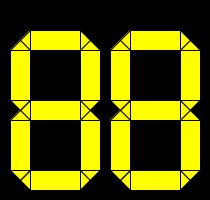
Frame 1 (no input)
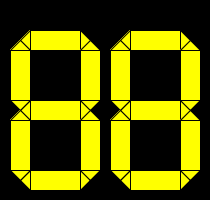
Frame 60 (the mouse pressed at the canvas centre just before this capture)
Frame 120 (the mouse held since frame 60 and released just before this capture): identical to frame 60, image omitted

The Processing sketch that drew these frames (run headless with seeded random() and noise(); from frame 60 on, the mouse is pressed at the canvas centre):

// Processing sketch: timer
// ── timer.pde
int x = 100;
int y = 100;
void setup() {
  size(210, 200);
  background(0);
  stroke(0);
}

void draw() {
  fill(255,255,0);
  rexa(20, 40);
  rexa(20, 110);
  rexa(20, 180);
  rexa(120, 40);
  rexa(120, 110);
  rexa(120, 180);
  hexa(20, 40);
  hexa(20, 110);
  hexa(90, 40);
  hexa(90, 110);
  hexa(120, 40);
  hexa(120, 110);
  hexa(190, 40);
  hexa(190, 110);
}

void rexa(float xbase, float ybase) {
  triangle(xbase, ybase, xbase+10, ybase-10, xbase+10, ybase+10);
  rect(xbase+10, ybase-10, 50, 20);
  triangle(xbase+70, ybase, xbase+60, ybase-10, xbase+60, ybase+10);
}

void hexa(float xbase, float ybase) {
  triangle(xbase,ybase,xbase-10,ybase+10,xbase+10,ybase+10);
  rect(xbase-10,ybase+10,20,50);
  triangle(xbase,ybase+70,xbase-10,ybase+60,xbase+10,ybase+60);
}
